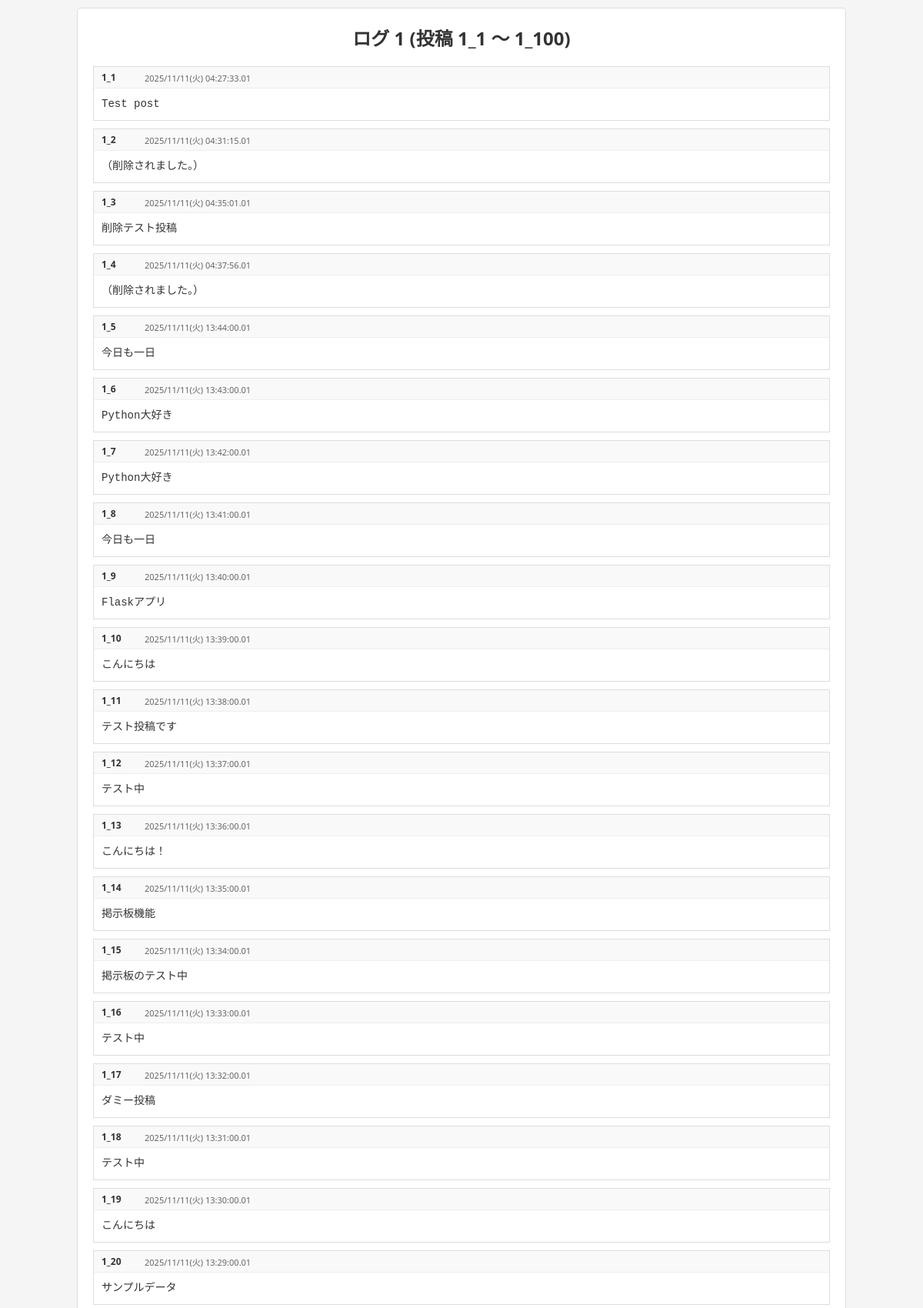
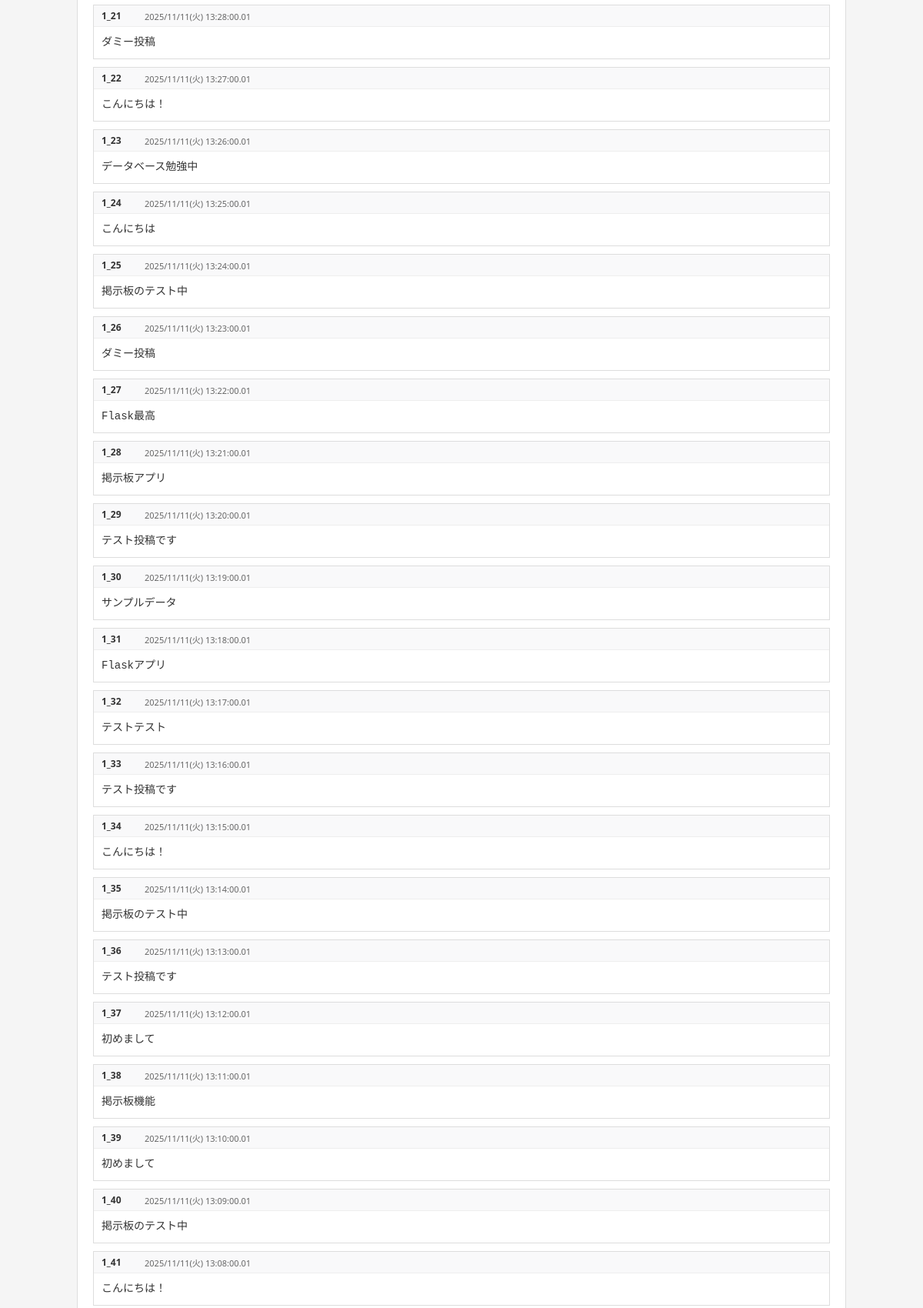
Page /board/log/1 (upper part) on the committed database (2 pictures, top to bottom).
### tables this page shows
CREATE TABLE posts (
                id INTEGER PRIMARY KEY AUTOINCREMENT,
                log_id INTEGER NOT NULL,
                local_id INTEGER NOT NULL,
                username TEXT NOT NULL,
                content TEXT NOT NULL,
                created_at TEXT NOT NULL,
                updated_at TEXT NULL,
                deleted_at TEXT NULL,
                session_id TEXT,
                UNIQUE(log_id, local_id)
            );

### apps/board/blueprint.py (the view)
@board_bp.route('/log/<int:log_num>')
def view_log(log_num):
    with get_db() as db:
        posts = db.execute('SELECT *, (log_id || "_" || local_id) AS post_id FROM posts WHERE log_id = ? ORDER BY local_id', (log_num,)).fetchall()
    if not posts:
        abort(404)
    posts_display = []
    for post in posts:
        post_display = dict(post)
        post_display['display_id'] = post['post_id']
        post_display['formatted_time'] = format_datetime_for_display(post['created_at'])
        if post['deleted_at']:
            post_display['content'] = '（削除されました。）'
        posts_display.append(post_display)
    return render_template('log_view.html', log_num=log_num, posts=posts_display)

### apps/board/blueprint.py (called while the page is built)
def get_db():
    db = sqlite3.connect(DATABASE)
    db.row_factory = sqlite3.Row
    return db

def format_datetime_for_display(dt_str):
    try:
        dt = datetime.strptime(dt_str, '%Y-%m-%d %H:%M:%S')
        weekdays = ['月', '火', '水', '木', '金', '土', '日']
        weekday = weekdays[dt.weekday()]
        return dt.strftime(f'%Y/%m/%d({weekday}) %H:%M:%S.01')
    except:
        return dt_str

### apps/board/templates/log_view.html (shortened to what this page needs)
<!DOCTYPE html>
<html lang="ja">
<head>
    <link rel="stylesheet" href="{{ url_for('board.static', filename='board.css') }}">
</head>
<body>
    <div class="container">
        <h1>ログ {{ log_num }} (投稿 {{ log_num }}_1 ～ {{ log_num }}_{{ posts|length }})</h1>
        <div class="log-viewer">
            {% if posts %}
            <div class="posts-list">
                {% for post in posts %}
                <div class="post {% if post.is_deleted %}post-deleted{% endif %}" id="post-{{ post.post_id }}">
                    <div class="post-header">
                        <span class="post-number">{{ post.display_id }}</span>
                        <span class="post-time">{{ post.formatted_time }}</span>
                    </div>
                    <div class="post-content">{{ post.content }}</div>
                </div>
                {% endfor %}
            </div>
            {% else %}
            <p class="no-posts">ログが見つかりません。</p>
            {% endif %}
        </div>
    </div>
</body>
</html>

### apps/board/static/board.css (style rules this page uses)
body { font-family: 'Segoe UI', 'Yu Gothic', sans-serif; max-width: 1000px; margin: 0 auto; padding: 10px; background: #f5f5f5; color: #333; }
.container { background: white; padding: 20px; border: 1px solid #ddd; border-radius: 5px; }
h1 { text-align: center; margin: 0 0 20px 0; font-size: 24px; color: #333; }
.posts-list { margin-bottom: 20px; }
.post { border: 1px solid #ddd; margin-bottom: 10px; background: white; padding: 0; }
.post-header { background: #f9f9fa; padding: 5px 10px; border-bottom: 1px solid #eeeeee; font-size: 12px; display: flex; align-items: center; gap: 8px; flex-wrap: wrap; }
.post-number { font-weight: bold; color: #333; min-width: 40px; }
.post-time { color: #666666; font-size: 11px; }
.post-content { padding: 10px; white-space: pre-wrap; word-wrap: break-word; line-height: 1.5; color: #333; font-size: 14px; font-family: 'Courier New', monospace; text-align: left; }
.log-viewer { margin-bottom: 20px; }

### rows in the picture
posts: display_id "1_1", formatted_time "2025/11/11(火) 04:27:33.01", content "Test post"
posts: display_id "1_2", formatted_time "2025/11/11(火) 04:31:15.01", content "（削除されました。）"
posts: display_id "1_3", formatted_time "2025/11/11(火) 04:35:01.01", content "削除テスト投稿"
posts: display_id "1_4", formatted_time "2025/11/11(火) 04:37:56.01", content "（削除されました。）"
posts: display_id "1_5", formatted_time "2025/11/11(火) 13:44:00.01", content "今日も一日"
posts: display_id "1_6", formatted_time "2025/11/11(火) 13:43:00.01", content "Python大好き"
posts: display_id "1_7", formatted_time "2025/11/11(火) 13:42:00.01", content "Python大好き"
posts: display_id "1_8", formatted_time "2025/11/11(火) 13:41:00.01", content "今日も一日"
posts: display_id "1_9", formatted_time "2025/11/11(火) 13:40:00.01", content "Flaskアプリ"
posts: display_id "1_10", formatted_time "2025/11/11(火) 13:39:00.01", content "こんにちは"
posts: display_id "1_11", formatted_time "2025/11/11(火) 13:38:00.01", content "テスト投稿です"
posts: display_id "1_12", formatted_time "2025/11/11(火) 13:37:00.01", content "テスト中"
posts: display_id "1_13", formatted_time "2025/11/11(火) 13:36:00.01", content "こんにちは！"
posts: display_id "1_14", formatted_time "2025/11/11(火) 13:35:00.01", content "掲示板機能"
posts: display_id "1_15", formatted_time "2025/11/11(火) 13:34:00.01", content "掲示板のテスト中"
posts: display_id "1_16", formatted_time "2025/11/11(火) 13:33:00.01", content "テスト中"
posts: display_id "1_17", formatted_time "2025/11/11(火) 13:32:00.01", content "ダミー投稿"
posts: display_id "1_18", formatted_time "2025/11/11(火) 13:31:00.01", content "テスト中"
posts: display_id "1_19", formatted_time "2025/11/11(火) 13:30:00.01", content "こんにちは"
posts: display_id "1_20", formatted_time "2025/11/11(火) 13:29:00.01", content "サンプルデータ"
posts: display_id "1_21", formatted_time "2025/11/11(火) 13:28:00.01", content "ダミー投稿"
posts: display_id "1_22", formatted_time "2025/11/11(火) 13:27:00.01", content "こんにちは！"
posts: display_id "1_23", formatted_time "2025/11/11(火) 13:26:00.01", content "データベース勉強中"
posts: display_id "1_24", formatted_time "2025/11/11(火) 13:25:00.01", content "こんにちは"
posts: display_id "1_25", formatted_time "2025/11/11(火) 13:24:00.01", content "掲示板のテスト中"
posts: display_id "1_26", formatted_time "2025/11/11(火) 13:23:00.01", content "ダミー投稿"
posts: display_id "1_27", formatted_time "2025/11/11(火) 13:22:00.01", content "Flask最高"
posts: display_id "1_28", formatted_time "2025/11/11(火) 13:21:00.01", content "掲示板アプリ"
posts: display_id "1_29", formatted_time "2025/11/11(火) 13:20:00.01", content "テスト投稿です"
posts: display_id "1_30", formatted_time "2025/11/11(火) 13:19:00.01", content "サンプルデータ"
posts: display_id "1_31", formatted_time "2025/11/11(火) 13:18:00.01", content "Flaskアプリ"
posts: display_id "1_32", formatted_time "2025/11/11(火) 13:17:00.01", content "テストテスト"
posts: display_id "1_33", formatted_time "2025/11/11(火) 13:16:00.01", content "テスト投稿です"
posts: display_id "1_34", formatted_time "2025/11/11(火) 13:15:00.01", content "こんにちは！"
posts: display_id "1_35", formatted_time "2025/11/11(火) 13:14:00.01", content "掲示板のテスト中"
posts: display_id "1_36", formatted_time "2025/11/11(火) 13:13:00.01", content "テスト投稿です"
posts: display_id "1_37", formatted_time "2025/11/11(火) 13:12:00.01", content "初めまして"
posts: display_id "1_38", formatted_time "2025/11/11(火) 13:11:00.01", content "掲示板機能"
posts: display_id "1_39", formatted_time "2025/11/11(火) 13:10:00.01", content "初めまして"
posts: display_id "1_40", formatted_time "2025/11/11(火) 13:09:00.01", content "掲示板のテスト中"
posts: display_id "1_41", formatted_time "2025/11/11(火) 13:08:00.01", content "こんにちは！"

### other values in the picture
{{ log_num }} "1"
{{ posts|length }} "100"
